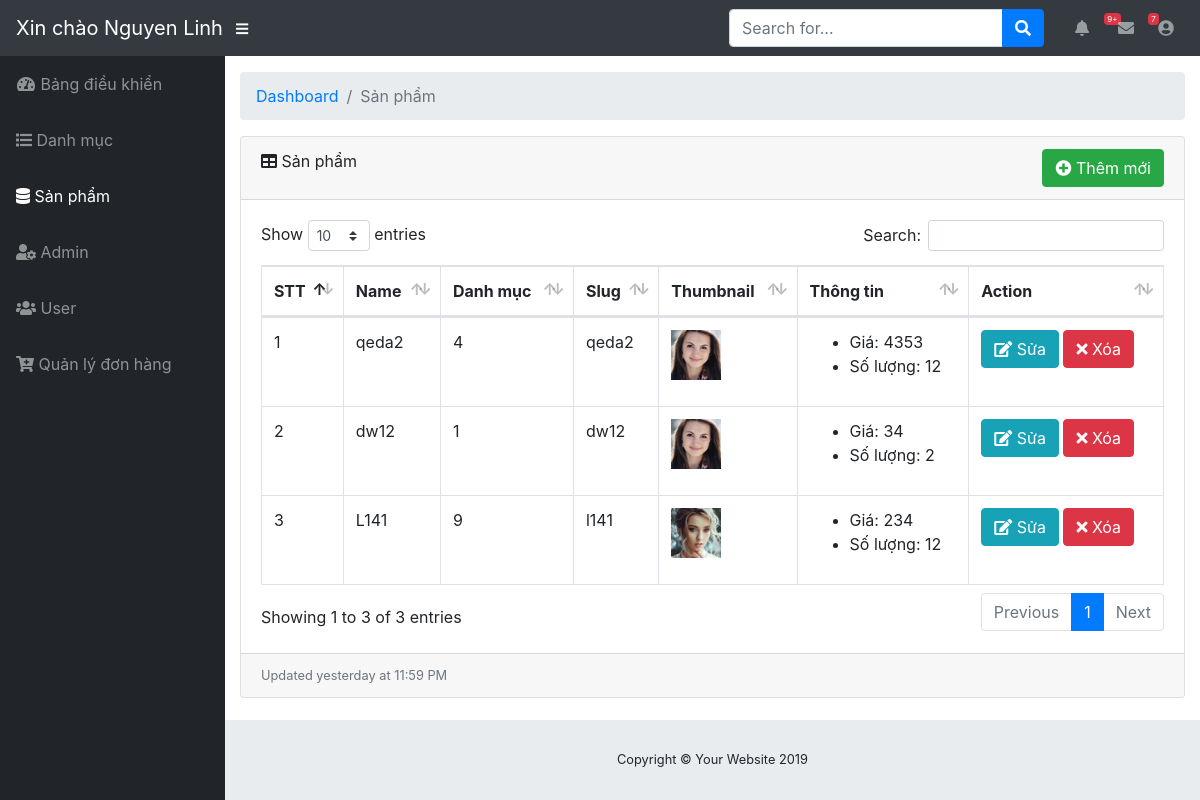
Before: /admin/modules/product/index.php (signed in) with the older database file.
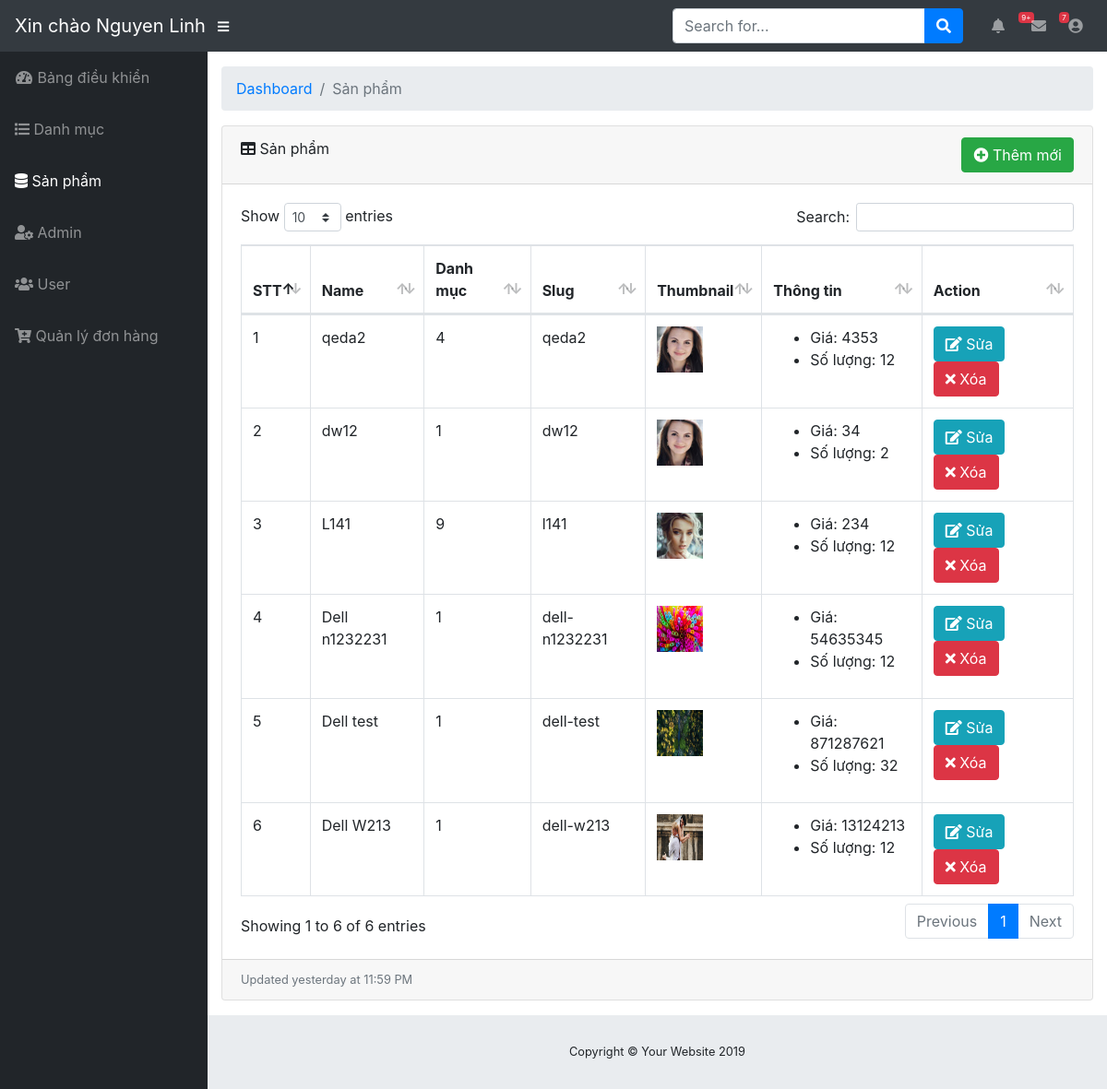
After: the same page with the newer database file.
### tables this page shows
CREATE TABLE `product` (
  `id` int(11) NOT NULL,
  `name` varchar(100) DEFAULT NULL,
  `slug` varchar(100) DEFAULT NULL,
  `price` int(11) DEFAULT NULL,
  `sale` tinyint(4) DEFAULT '0',
  `thumbnail` varchar(100) DEFAULT NULL,
  `category_id` int(11) DEFAULT NULL,
  `pay` int(11) DEFAULT '0',
  `content` text,
  `number` int(11) DEFAULT NULL,
  `head` int(11) DEFAULT '0',
  `view` int(11) DEFAULT '0',
  `hot` tinyint(4) DEFAULT '0',
  `created_at` timestamp NULL DEFAULT CURRENT_TIMESTAMP,
  `updated_at` timestamp NULL DEFAULT CURRENT_TIMESTAMP ON UPDATE CURRENT_TIMESTAMP
);

### libraries/Function.php (called while the page is built, shortened)
<?php
    function base_url()
    {
        return $url  = "http://localhost/web-shop/";
    }
    function modules($url)
    {
        return base_url() . "admin/modules/" .$url ;
    }
    function uploads()
    {
        return base_url() . "public/uploads/";
    }
 ?>

### libraries/Database.php (called while the page is built, shortened)
<?php
    class Database
    {
        public $link;
        public function __construct()
        {
            $this->link = mysqli_connect("localhost", "root", "", "web_shop") or die ();
            mysqli_set_charset($this->link,"utf8");
        }
        public function fetchsql( $sql )
        {
            $result = mysqli_query($this->link,$sql) or die("Lỗi  truy vấn sql " .mysqli_error($this->link));
            $data = [];
            if( $result)
            {
                while ($num = mysqli_fetch_assoc($result))
                {
                    $data[] = $num;
                }
            }
            return $data;
        }
         public function fetchAll($table)
        {
            $sql = "SELECT * FROM {$table} WHERE 1" ;
            $result = mysqli_query($this->link,$sql) or die("Lỗi Truy Vấn fetchAll " .mysqli_error($this->link));
            $data = [];
            if( $result)
            {
                while ($num = mysqli_fetch_assoc($result))
                {
                    $data[] = $num;
                }
            }
            return $data;
        }
    }
?>

### admin/autoload/autoload.php (called while the page is built, shortened)
<?php
	require_once __DIR__. "/../../libraries/Database.php";
   	require_once __DIR__. "/../../libraries/Function.php";
   	$db = new Database ;
?>

### admin/modules/product/index.php (the view, shortened to what the changed rows need)
<?php
   $open = "product";
   require_once __DIR__. "/../../autoload/autoload.php";
   $product = $db->fetchAll("product");
?>
<?php require_once __DIR__. "/../../layouts/header.php"; ?>
            <div class="container-fluid">
               <div class="card mb-3">
                  <div class="card-body">
                     <div class="table-responsive">
                        <div id="dataTable_wrapper" class="dataTables_wrapper dt-bootstrap4">
                           <div class="row">
                              <div class="col-12">
                                 <table class="table table-bordered dataTable" id="dataTable" width="100%" cellspacing="0" role="grid" aria-describedby="dataTable_info" style="width: 100%;">
                                    <thead>
                                       <tr role="row">
                                          <th class="sorting_asc" tabindex="0" aria-controls="dataTable" rowspan="1" colspan="1" aria-label="Name: activate to sort column descending" aria-sort="ascending">STT</th>
                                          <th class="sorting" tabindex="0" aria-controls="dataTable" rowspan="1" colspan="1" aria-label="Position: activate to sort column ascending">Name</th>
                                          <th class="sorting" tabindex="0" aria-controls="dataTable" rowspan="1" colspan="1" aria-label="Position: activate to sort column ascending">Danh mục</th>
                                          <th class="sorting" tabindex="0" aria-controls="dataTable" rowspan="1" colspan="1" aria-label="Office: activate to sort column ascending">Slug</th>
                                          <th class="sorting" tabindex="0" aria-controls="dataTable" rowspan="1" colspan="1" aria-label="Office: activate to sort column ascending">Thumbnail</th>
                                          <th class="sorting" tabindex="0" aria-controls="dataTable" rowspan="1" colspan="1" aria-label="Office: activate to sort column ascending">Thông tin</th>
                                          <th class="sorting" tabindex="0" aria-controls="dataTable" rowspan="1" colspan="1" aria-label="Age: activate to sort column ascending">Action</th>
                                       </tr>
                                    </thead>
                                    <tbody>
                                       <?php $stt = 1; foreach ($product as $item): ?>
                                          <tr role="row" class="odd">
                                             <td class="sorting_1"><?php echo $stt ?></td>
                                             <td><?php echo $item['name'] ?></td>
                                             <td><?php echo $item['category_id'] ?></td>
                                             <td><?php echo $item['slug'] ?></td>
                                             <td>
                                             	<img src="<?php echo uploads() ?>product/<?php echo $item['thumbnail'] ?>" width="50px" height="50px">
                                             </td>
                                             <td>
                                             	<ul>
                                             		<li>Giá: <?php echo $item['price'] ?></li>
                                             		<li>Số lượng: <?php echo $item['number'] ?></li>
                                             	</ul>
                                             </td>
                                             <td>
                                                <a class="btn btn-xs btn-info" href="edit.php?id=<?php echo $item['id'] ?>"><i class="fa fa-edit"></i> Sửa</a>
                                                <a class="btn btn-xs btn-danger" href="delete.php?id=<?php echo $item['id'] ?>"><i class="fa fa-times"></i> Xóa</a>
                                             </td>
                                          </tr>
                                       <?php $stt++; endforeach ?>
                                    </tbody>
                                 </table>
                              </div>
                           </div>
                        </div>
                     </div>
                  </div>
               </div>
            </div>
 <?php require_once __DIR__. "/../../layouts/footer.php"; ?>

### admin/layouts/header.php (shortened to what the changed rows need)
<?php
   require_once __DIR__. "/../../libraries/Database.php";
   require_once __DIR__. "/../../libraries/Function.php";
   $db = new Database ;
   $sql = "SELECT * FROM admin WHERE id = '".$_SESSION['admin_id']."'";
   $adminActice = $db->fetchsql($sql);
?>
<!DOCTYPE html>
<html lang="en">
   <head>
      <link href="<?php echo base_url() ?>public/admin/css/all.min.css" rel="stylesheet" type="text/css">
      <link href="<?php echo base_url() ?>public/admin/css/dataTables.bootstrap4.css" rel="stylesheet">
      <link href="<?php echo base_url() ?>public/admin/css/sb-admin.css" rel="stylesheet">
   </head>
   <body id="page-top">
      <div id="wrapper">
         <ul class="sidebar navbar-nav">
            <?php foreach ($adminActice as $item): ?>
               <?php if ($item['level'] == 1): ?>
                  <li class="nav-item <?php echo isset($open) && $open == 'admin' ? 'active' : '' ?>">
                     <a class="nav-link" href="<?php echo modules("admin") ?>">
                     <i class="fas fa-user-cog"></i>
                     <span>Admin</span>
                     </a>
                  </li>
               <?php endif ?>
            <?php endforeach ?>
         </ul>
         <div id="content-wrapper">

Changed rows visible on the page:
added product: name "Dell n1232231", category "1", slug "dell-n1232231", thumbnail (picture), price "54635345", number "12"
added product: name "Dell test", category "1", slug "dell-test", thumbnail (picture), price "871287621", number "32"
added product: name "Dell W213", category "1", slug "dell-w213", thumbnail (picture), price "13124213", number "12"
Other visible differences:
text written by a page script: "Show entries Search: Showing 1 to 3 of 3 entries Previous 1 Next" → "Show entries Search: Showing 1 to 6 of 6 entries Previous 1 Next"
